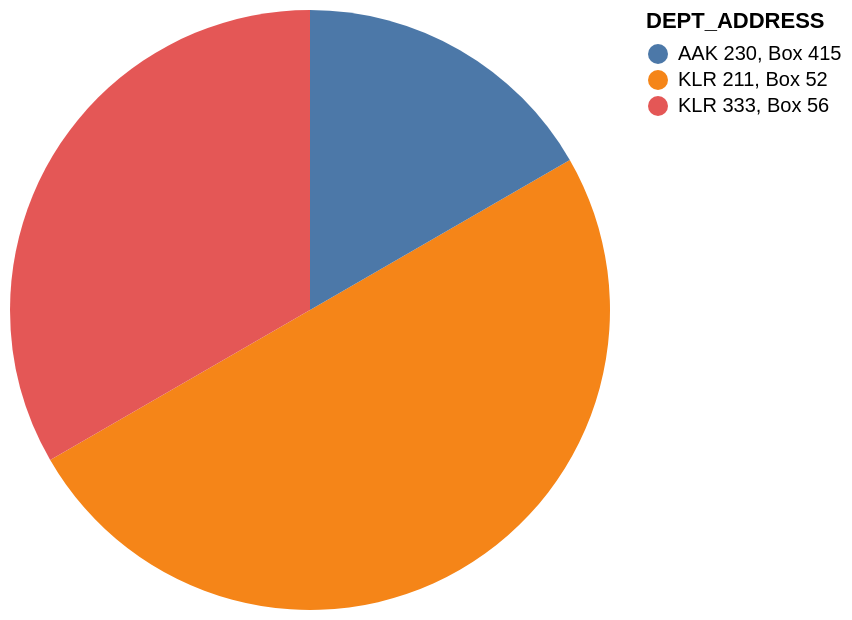

Write the Vega-Lite specification saved for this chart.
### Vega-Lite specification from a JSON file in a GitHub repository (floating-point values rounded to 4 significant figures)
{"data": {"values": [{"x_data": "KLR 211, Box 52", "y_data": 3}, {"x_data": "KLR 333, Box 56", "y_data": 2}, {"x_data": "AAK 230, Box 415", "y_data": 1}]}, "mark": "arc", "encoding": {"theta": {"field": "y_data", "type": "quantitative", "title": "count(*)"}, "color": {"field": "x_data", "type": "nominal", "title": "DEPT_ADDRESS"}}}
